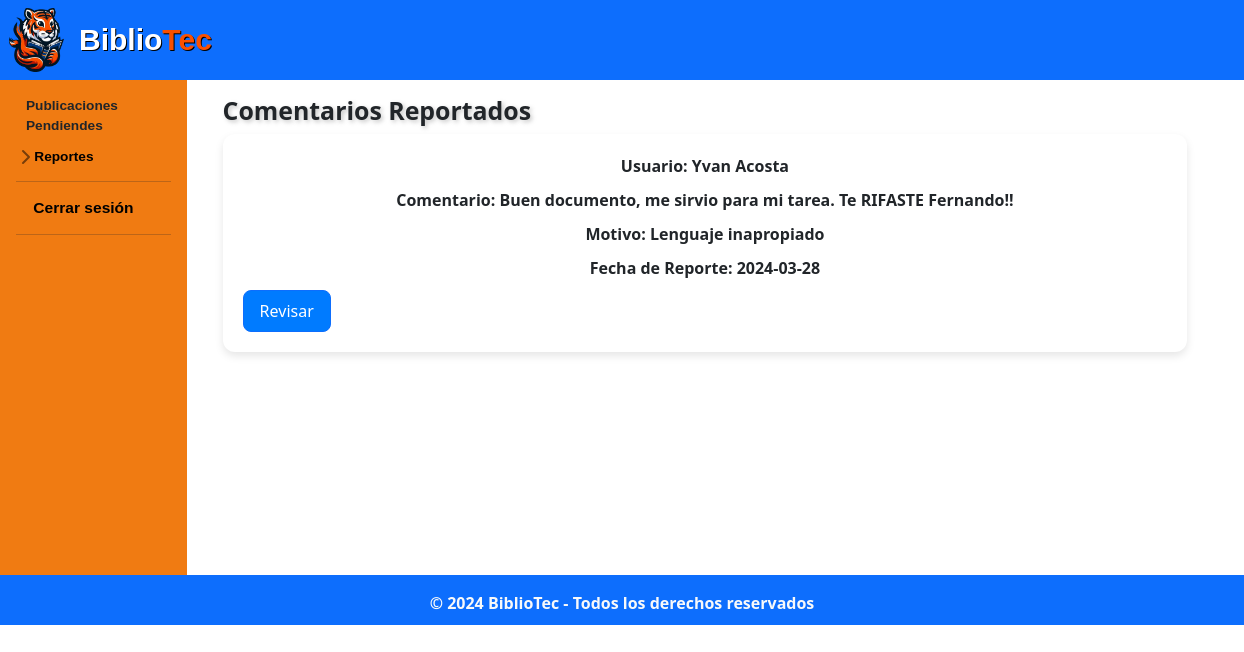
The page /administracion/administrador/rep_comentario_pendiente.php on the database its author committed.
### tables this page shows
CREATE TABLE IF NOT EXISTS `usuario` (
  `idUsuario` int NOT NULL AUTO_INCREMENT,
  `nom_Us` varchar(50) NOT NULL,
  `apell_Us` varchar(50) NOT NULL,
  `carrera_Us` varchar(70) NOT NULL,
  `semestre_Us` varchar(50) NOT NULL,
  `correo_Us` varchar(100) NOT NULL,
  `contra_Us` varchar(60) NOT NULL,
  PRIMARY KEY (`idUsuario`),
  KEY `carrera_Us` (`carrera_Us`)
);

CREATE TABLE IF NOT EXISTS `comentario` (
  `idComent` int NOT NULL AUTO_INCREMENT,
  `idPub` int NOT NULL,
  `idUsuario` int NOT NULL,
  `text_Coment` text NOT NULL,
  `fecha_Coment` date NOT NULL,
  PRIMARY KEY (`idComent`),
  KEY `fk_Comentario_Publicacion_idx` (`idPub`),
  KEY `fk_Comentario_Usuario1_idx` (`idUsuario`)
);

CREATE TABLE IF NOT EXISTS `reportecomentario` (
  `idReporteCom` int NOT NULL AUTO_INCREMENT,
  `idComent` int NOT NULL,
  `fecha_Report` date NOT NULL,
  `motivo_Report` varchar(70) NOT NULL,
  `estado_Report` tinyint NOT NULL,
  PRIMARY KEY (`idReporteCom`),
  KEY `fk_ReporteComentario_Comentario1_idx` (`idComent`)
);

### administracion/administrador/rep_comentario_pendiente.php (the view, shortened to what this page needs)
<?php
$link = include('../../php/conexion.php');
$query_rc = "SELECT * FROM 	reportecomentario ORDER BY idReporteCom DESC LIMIT 3";
$query_c = "SELECT * FROM comentario WHERE idComent IN (SELECT idComent FROM reportecomentario)";
$query_u = "SELECT nom_Us, apell_Us FROM usuario WHERE idUsuario = (SELECT idUsuario FROM comentario WHERE idComent IN (SELECT idComent FROM reportecomentario))";
$registros_rc = mysqli_query($link, $query_rc);
$registros_c = mysqli_query($link, $query_c);
$registros_u = mysqli_query($link, $query_u);
?>
<!DOCTYPE html>
<html lang="es">
<head>
  <link rel="stylesheet" href="../../css/normalizar.css">
  <link rel="stylesheet" href="../../css/estilos.css">
  <link rel="stylesheet" href="../../css/hover-min.css">
  <link rel="stylesheet" href="../../css/animate.css">
  <link rel="stylesheet" href="../../css/sidebars.css">
  <link rel="stylesheet" href="https://cdnjs.cloudflare.com/ajax/libs/animate.css/4.1.1/animate.min.css" />
  <link href="https://cdn.jsdelivr.net/npm/bootstrap@5.3.3/dist/css/bootstrap.min.css" rel="stylesheet">
  <link rel="stylesheet" href="https://cdn.jsdelivr.net/npm/bootstrap-icons@1.11.3/font/bootstrap-icons.min.css">
</head>
<body>
  <header class="bg-primary py-2">
    <div class="container" style="margin-left:7.8vmax;" >
      <div class="logo">
        <img src="../../images/icons/flamita.png" alt="Logo T - BiblioTec" class="img-fluid mr-2">
        <h4 class="mb-0"><b><span class="col-1">Biblio</span><span class="col-2">Tec</span></h4>
    </div>
  </header>
  <div class="container-fluid" >
    <div class="row" >
        <div class="flex-shrink-0 p-3 hola" style="width: 15%; background-color: #F07B12; ">
            <ul class="list-unstyled" id="menu-lateral" style="padding-bottom: 300px">
                <li class="mb-1">
                  <a class="nav-link align-items-center" href="admin_home.php" id="letrabardos" style="margin-left:10px">Publicaciones Pendiendes</a>
                </li>
                <li class="mb-1">
                    <button class="btn btn-toggle d-inline-flex align-items-center rounded border-0 collapsed" id="letrabardos" data-bs-toggle="collapse" data-bs-target="#dashboard-collapse" aria-expanded="false" style="color: black; font-weight: bold;">
                      Reportes
                    </button>
                  </li>
                <hr class="my-2">
                <li class="mb-1">
                    <button class="btn d-inline-flex align-items-center rounded border-0 collapsed" id="letrabardos" style="color: black; font-weight: bold;">
                    <a class="nav-link align-items-center" href="admin_home.php?logout=true" id="letrabar">Cerrar sesión</a>
                    </button>
                </li>
                <hr class="my-2">
            </ul>
        </div>
      <main role="main" class="col-md-9 ml-sm-auto col-lg-10 px-4">
        <div class="container mt-3">
          <h2 style="user-select: none;font-size: 2vmax;text-shadow: 2px 2px 4px rgba(114, 114, 114, 0.4);
          margin-top: 0.5vmax;"><b>Comentarios Reportados</b></h2>
          <?php
          while ($fila = mysqli_fetch_array($registros_rc) and $fila2 = mysqli_fetch_array($registros_c) and $fila3 = mysqli_fetch_array($registros_u)) {
          ?>
            <div class="publicacion reportada">
              <p>Usuario: <?php echo $fila3['nom_Us']; ?>  <?php echo $fila3['apell_Us'];?></p>
              <p>Comentario: <?php echo ($fila2['text_Coment']); ?></p>
              <p>Motivo: <?php echo ($fila['motivo_Report']); ?></p>
              <p>Fecha de Reporte: <?php echo ($fila['fecha_Report']); ?></p>
              <a name ="fade" href="reporte_comentario.php?id=<?php echo $fila['idComent']; ?>" class="btn btn-primary">Revisar</a>
            </div>
          <?php
          }
          ?>
        </div>
      </main>
    </div>
  </div>
  <footer class="animate__animated animate__heartBeat animate__delay-2s py-3 text-light bg-primary">
        <div class="container" >
            <p class="mb-1">&copy; 2024 BiblioTec - Todos los derechos reservados</p>
        </div>
    </footer>
</body>
</html>

### css/normalizar.css (style rules this page uses)
html { line-height: 1.15; -webkit-text-size-adjust: 100%; }
body { margin: 0; }
main { display: block; }
hr { box-sizing: content-box; height: 0; overflow: visible; }
a { background-color: transparent; }
b, strong { font-weight: bolder; }
img { border-style: none; }
button, input, optgroup, select, textarea { font-family: inherit; font-size: 100%; line-height: 1.15; margin: 0; }
button, input { overflow: visible; }
button, select { text-transform: none; }
button, [type="button"], [type="reset"], [type="submit"] { -webkit-appearance: button; }

### css/estilos.css (style rules this page uses)
.logo { width: 55px; text-decoration: none; display: flex; align-items: center; text-decoration: none; }
.logo h4 { font-family: 'Agrandir', sans-serif; font-size: 30px; margin: 0; color: white; text-shadow: 1px 1px 0 black; margin-left: 5px; user-select: none; }
.logo h4 .col-1 { color: white; }
.logo h4 .col-2 { color: #FA5000 }
.logo img { width:100%; vertical-align: top; margin-left: -100px; width: 55px; margin-right: 10px; }
.publicacion { margin-bottom: 20px; border-radius: 12px; box-shadow: 0 4px 8px rgba(0, 0, 0, 0.1); background-color: #fff; padding: 20px; }
.publicacion p { text-align: center; margin-bottom: 10px; }
.publicacion a { display: inline-block; background-color: #007bff; color: #fff; padding: 8px 16px; border-radius: 8px; text-decoration: none; transition: all 0.3s ease; }
footer { position: bottom; bottom: 0; background-color: #007bff; background-attachment: fixed; width: 100%; height: 50px; padding: 35px; box-sizing: border-box; text-align: center; background-size: 30%; background-position: bottom; }

### css/sidebars.css (style rules this page uses)
.btn-toggle::before { width: 1.25em; line-height: 0; transition: transform .35s ease; transform-origin: .5em 50%; }
#letrabar { font-family: 'Agrandir', sans-serif; font-size: 1.25vmax; margin-left: 1.3vmax; font-weight: 800; }
#letrabardos { font-family: 'Agrandir', sans-serif; font-size: 1.1vmax; margin-left: -7%; font-style:inherit; }

### rows shown on the page
usuario: nom_Us "Yvan", apell_Us "Acosta"
comentario: text_Coment "Buen documento, me sirvio para mi tarea. Te RIFASTE Fernando!!"
reportecomentario: motivo_Report "Lenguaje inapropiado", fecha_Report "2024-03-28"
